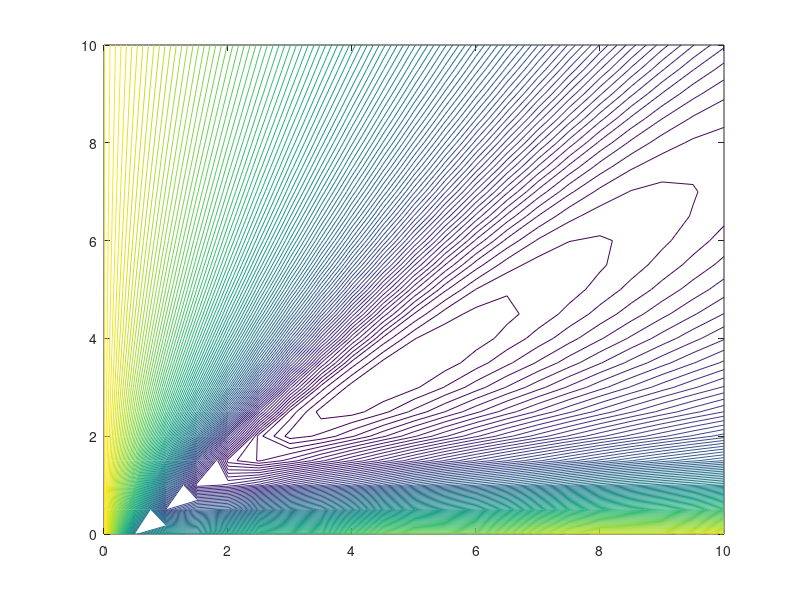

MATLAB code to generate this figure: (Note: this script raises an error after producing the figure.)
clc;
clear all;
close all;
%% The system
%--------------------------------------------------------------------------%
A = [1   1; 
     0.01 0];
B = [0; 
     1];
C = [1 0];
D = 0;
% Control Law
Q = [1 0;  % Penalize angular error
     0 1]; % Penalize angular rate
R = 1;     % Penalize thruster effort

x0 = [3;  % 3 radians
      0]; % 0 rad/s
%--------------------------------------------------------------------------%
%% Generate Field in the Space of K
%--------------------------------------------------------------------------%
dt=0.01;T=5;t_learning = 0:dt:T;

k1=0:0.5:10;
k2=0:0.5:10;

f=zeros(length(k1),length(k2));
for i=1:length(k1)
    for j=1:length(k2)
        K=[k1(i) k2(j)];
        sys = ss((A - B*K), B, C, D);
        [~,~,x] = initial(sys, x0, t_learning);
        u=-K*x';
        cost=zeros(1,length(u));
        for a=1:length(u)
            cost(1,a)=x(a,:)*Q*x(a,:)'+u(1,a)*R*u(1,a);
        end
        f(i,j)=cost*ones(length(u),1);
        f(i,j)=log(f(i,j));
        
    end
end
[Cmatrix, h] = contour(k1,k2,f',100);
[contour_x, contour_y, contour_levels] = points_from_contourmatrix(Cmatrix);

%--------------------------------------------------------------------------%

% profile on

bound=[ 0 10 0 10]; %Field area
dimension=2;%Select dimension
Number_of_simulated_trajectories=8; %Number of agents

%%%%%%%%%%%%%%%%%%%%%%%%%%%%%%%%%%%%%%%%%%%%%%%%%%%%%%%%%%%%
K0=[-2 -1];
r=0.1;
K_hat=zeros(Number_of_simulated_trajectories,2);
for a=1:Number_of_simulated_trajectories
    U=[rand rand];
    U=r*U/norm(U);
    K_hat(a,:)=K0+U+3;%Initilize the simulated gains
end


%% Generate Graphs
Graph=ones(Number_of_simulated_trajectories,Number_of_simulated_trajectories)-diag(ones(Number_of_simulated_trajectories,1)); %Complete graph
%Graph_L=diag(ones(Number_of_simulated_trajectories-1,1),1)+diag(ones(Number_of_simulated_trajectories-1,1),-1); %Line graph


dt=0.01;  tf=5;
dtau=0.01;eps=0.01;
tau=dt/eps;
k_n_susd=5;% The SUSD gain
k_q_susd=0;
Connectivity_Distance=0.5;%Desired separtaion distance
k_formation=0; %formation in all directions, put it 0 to cancel formation

%  vidObj = VideoWriter('sim_with_terminataion_X');
%  vidObj.FrameRate=20;
% open(vidObj);
fighandle = figure(1);
clear drawing_handles
%% Initial Formation
if k_formation~=0
t_formation=1;
tff=0;
while tff<t_formation
for i=1:Number_of_simulated_trajectories
        Formation=zeros(Number_of_simulated_trajectories,dimension); %formation force in all directions
        I=find(Graph(i,:)); %Find indices of my neighbors
        for j=1:length(I)
            d_ij=norm(K_hat(I(j),:)-K_hat(i,:));
            Formation(i,:)=Formation(i,:)+(d_ij-Connectivity_Distance)*(K_hat(I(j),:)-K_hat(i,:));
        end
        K_hat_dot=k_formation*Formation(i,:);% Update velocities
        K_hat(i,:)=K_hat(i,:)+0.01*K_hat_dot;% Update positions 
end
tff=tff+0.01;
end
end
%%%%%%%%%%%%%%%%%%%%%%%%%%%%%%%%%%%%%%%%%%%%%%%%%%%%%%%%%%%%%%%%%%%%%%%%%%%%%%%%%%%%%%%%%%%%%%%%%%%%%%%%%%%%%%%%%%%% 
Data = K_hat;
Umean = mean(Data);
R_u = Data - Umean(ones(size(Data,1),1),:);
Covariance = R_u' * R_u;
[Eigenvectors ,Eigenvalues]=eig(Covariance);
n=Eigenvectors(:,1)';q=Eigenvectors(:,2)';
%n=Eigenvalues(1,1)*n/Covariance;

trail.x = K_hat(:,1)';
trail.y = K_hat(:,2)';
trail_idx = 1;
t=0:dt:tf;
Heading=zeros(Number_of_simulated_trajectories,2);
z_center=zeros(1,length(t));
z_min=zeros(1,length(t));
K_learned=zeros(length(t),2);
window=20;
accuracy=30;
for step =1:length(t)
     
        z=zeros(1,Number_of_simulated_trajectories);
        %% calculate cost
    for i=1:Number_of_simulated_trajectories
        sys = ss((A - B*K_hat(i,:)), B, C, D);
        [~,~,x] = initial(sys, x0, t_learning);
        u=-K_hat(i,:)*x';
        cost=zeros(1,length(u));
        for a=1:length(u)
            cost(1,a)=x(a,:)*Q*x(a,:)'+u(1,a)*R*u(1,a);
        end
        z(1,i)=cost*ones(length(u),1);
        %z(1,i)=log(z(1,i));    
    end
    z_center(1,step)=(1/Number_of_simulated_trajectories)*z*ones(Number_of_simulated_trajectories,1);
    K_learned(step,:)=(1/Number_of_simulated_trajectories)*ones(1,Number_of_simulated_trajectories)*K_hat;

  

        %%  Compute formation speed
       for i=1:Number_of_simulated_trajectories
        Formation=zeros(Number_of_simulated_trajectories,dimension); %formation force in all directions
        I=find(Graph(i,:)); %Find indices of my neighbors
        for j=1:length(I)
            d_ij=norm(K_hat(I(j),:)-K_hat(i,:));
            Formation(i,:)=Formation(i,:)+(d_ij-Connectivity_Distance)*(K_hat(I(j),:)-K_hat(i,:));
        end
       end
       %%Update Gains
       zmin=min(z);zmax=max(z);
       z_min(1,step)=zmin;
       minzindex=find(z==zmin);
       maxzindex=find(z==zmax);
       z=1-exp(-(z-zmin));
       if step>window
           if abs(z_min(1,step)-(1/window)*z_min(1,step-window:step-1)*ones(window,1))<accuracy
               break
           end
       end
       for i=1:Number_of_simulated_trajectories

        K_hat_dot=k_n_susd*z(1,i)*n+k_formation*Formation(i,:);% Update velocities
        K_hat(i,:)=K_hat(i,:)+dt*K_hat_dot;% Update positions  
       end
        Data = K_hat;
        Umean = mean(Data);
        R_u = Data - Umean(ones(size(Data,1),1),:);
        Covariance = R_u' * R_u;
        [Eigenvectors ,Eigenvalues]=eig(Covariance);
        nold=n;
        n=Eigenvectors(:,1)';q=Eigenvectors(:,2)';
        if n*nold'<0
            n=-n;q=-q;%to make sure there is no 180 degrees switching.
        end
    trail_idx = trail_idx + 1;
    trail.x(trail_idx,:) = K_hat(:,1)';
    trail.y(trail_idx,:) = K_hat(:,2)';
    
    
        if ~exist('drawing_handles')
            drawing_handles = show_graph_2D_FastRender(step,fighandle,K_hat,bound,Number_of_simulated_trajectories,Graph,contour_x,contour_y,contour_levels, struct(),trail);
        else
            drawing_handles = show_graph_2D_FastRender(step,fighandle,K_hat,bound,Number_of_simulated_trajectories,Graph,contour_x,contour_y,contour_levels, drawing_handles,trail);
        end
        
  
    %pause(1);
%      drawnow limitrate;
%          F = getframe(figure(1));
%        writeVideo(vidObj,F);
%     t=t+dt;
%     step = step + 1;
   
end
%close(vidObj)
index_of_min=find(z==0);
K_Learned=K_hat(index_of_min,:)
[KK, P, Poles] = lqr(A,B,Q,R);
K_Optimal=KK
hold on
plot(K_Learned(1,1),K_Learned(1,2),'d','color','b','MarkerSize',8,'MarkerFaceColor','b')
hold on
plot(K_Optimal(1,1),K_Optimal(1,2),'s','color','k','MarkerSize',8,'MarkerFaceColor','k')

hold off

figure
plot(t(1:step),z_min(1:step),'r','LineWidth' ,1.5)
xlabel('time')
ylabel('z_{min}')
title('Trajectory of the encountered minimum cost ')
  
 
% profile viewer